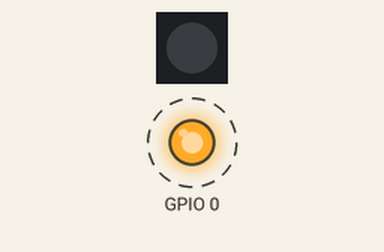
This sketch was run on a simulated ESP32-C3. On the bench: 1 RGB LEDs in strip order, left to right, output pins drawn as LEDs (lit = HIGH). Dashed ring = blinking. Dim RGB values are drawn brighter than linear; what the sketch prints to the serial monitor is not drawn.

Above: at 0.2 s.
At 2.2 s:
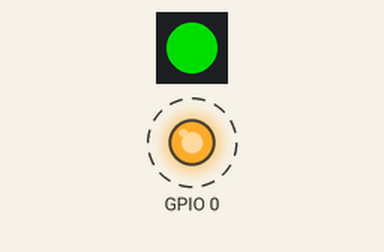
At 4.2 s:
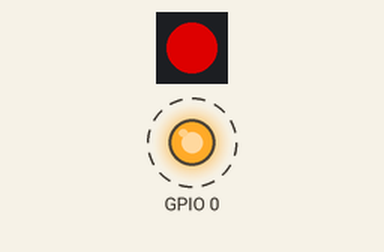
At 6.2 s:
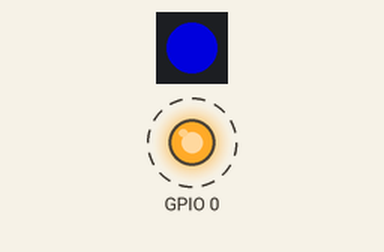
Timing chart, 0 to 6.9 s (numbered marks = the images above):
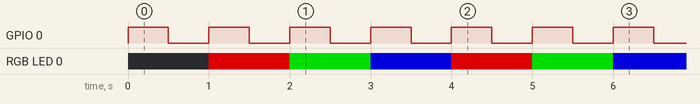

The sketch:

custom-board-test.ino
```cpp
/*
  Wokwi LED && Neopixel simulation
  by Jimmy.Su
*/
#include <Adafruit_NeoPixel.h>
#define PIN        19
#define NUMPIXELS  1

Adafruit_NeoPixel pixels(NUMPIXELS, PIN, NEO_GRB + NEO_KHZ800);

void setup() {
  Serial.begin(115200);
  Serial.println("Hello, ESP32-C3-MikroE!");
  pinMode(0, OUTPUT);
  pixels.begin();
}

int r = 150;
int g = 0;
int b = 0;
void loop() {
  // put your main code here, to run repeatedly:
  digitalWrite(0, HIGH);
  delay(500);
  digitalWrite(0, LOW);
  delay(500);

  pixels.clear();
  pixels.setPixelColor(0, r, g, b);
  pixels.show();

  int temp = b;
  b = g;
  g = r;
  r = temp;
}
```

Measured:
- by itself, GPIO 0: alternates HIGH for 0.50 s and LOW for 0.50 s
- by itself, RGB LED 0: repeats every 3.0 s: RGB(0, 150, 0) 1.0 s, RGB(0, 0, 150) 1.0 s, RGB(150, 0, 0) 1.0 s
